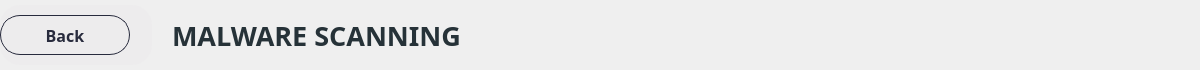
               <widget class="QWidget" name="widget_80" native="true">
                <property name="minimumSize">
                 <size>
                  <width>1200</width>
                  <height>70</height>
                 </size>
                </property>
                <property name="maximumSize">
                 <size>
                  <width>16777215</width>
                  <height>70</height>
                 </size>
                </property>
                <property name="styleSheet">
                 <string notr="true"/>
                </property>
                <widget class="QWidget" name="widget_110" native="true">
                 <property name="geometry">
                  <rect>
                   <x>0</x>
                   <y>5</y>
                   <width>152</width>
                   <height>60</height>
                  </rect>
                 </property>
                 <property name="minimumSize">
                  <size>
                   <width>0</width>
                   <height>60</height>
                  </size>
                 </property>
                 <property name="maximumSize">
                  <size>
                   <width>16777215</width>
                   <height>60</height>
                  </size>
                 </property>
                 <property name="styleSheet">
                  <string notr="true">color:rgb(65,155,249);
background-color: rgb(237, 236, 237);
border-radius: 20px;</string>
                 </property>
                 <layout class="QHBoxLayout" name="horizontalLayout_50">
                  <item alignment="Qt::AlignLeft">
                   <widget class="QPushButton" name="btn_backMalware">
                    <property name="minimumSize">
                     <size>
                      <width>130</width>
                      <height>40</height>
                     </size>
                    </property>
                    <property name="maximumSize">
                     <size>
                      <width>130</width>
                      <height>40</height>
                     </size>
                    </property>
                    <property name="font">
                     <font>
                      <family>Barlow</family>
                      <pointsize>12</pointsize>
                      <weight>75</weight>
                      <bold>true</bold>
                     </font>
                    </property>
                    <property name="cursor">
                     <cursorShape>PointingHandCursor</cursorShape>
                    </property>
                    <property name="styleSheet">
                     <string notr="true">QPushButton {    
    border: 1px solid rgba(40,43,61,255) ;
    border-radius: 20px;
    padding: 5px 10px;
	color: rgba(40,43,61,255) ;
}

QPushButton:hover {
    background-color: ;
}
</string>
                    </property>
                    <property name="text">
                     <string>Back</string>
                    </property>
                    <property name="icon">
                     <iconset>
                      <normaloff>../icons/icons8-go-back-45.png</normaloff>../icons/icons8-go-back-45.png</iconset>
                    </property>
                    <property name="iconSize">
                     <size>
                      <width>35</width>
                      <height>35</height>
                     </size>
                    </property>
                   </widget>
                  </item>
                 </layout>
                </widget>
                <widget class="QLabel" name="label_headofMalware">
                 <property name="geometry">
                  <rect>
                   <x>152</x>
                   <y>15</y>
                   <width>500</width>
                   <height>40</height>
                  </rect>
                 </property>
                 <property name="minimumSize">
                  <size>
                   <width>500</width>
                   <height>40</height>
                  </size>
                 </property>
                 <property name="maximumSize">
                  <size>
                   <width>500</width>
                   <height>40</height>
                  </size>
                 </property>
                 <property name="font">
                  <font>
                   <family>Barlow</family>
                   <pointsize>20</pointsize>
                   <weight>75</weight>
                   <bold>true</bold>
                  </font>
                 </property>
                 <property name="styleSheet">
                  <string notr="true">color: rgb(38, 50, 56);</string>
                 </property>
                 <property name="text">
                  <string>MALWARE SCANNING</string>
                 </property>
                 <property name="alignment">
                  <set>Qt::AlignLeading|Qt::AlignLeft|Qt::AlignVCenter</set>
                 </property>
                 <property name="indent">
                  <number>20</number>
                 </property>
                </widget>
               </widget>
